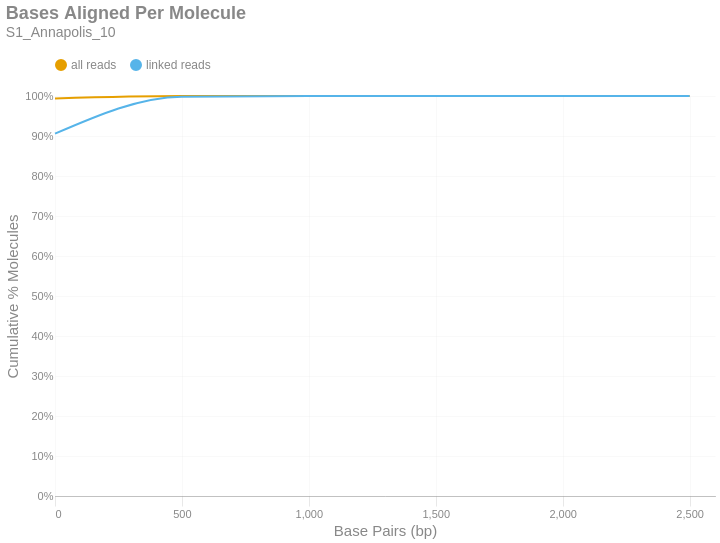

Write notebook code for a chart like this one.
### Markdown cell above
### Bases Aligned Per Molecule
This is a cumulative frequency distribution showing the number of base pairs aligned per unique molecule. These data are shown in 500 bp bins. There are two distributions: one with `all reads` (yellow) and another with only `linked reads` (blue). The percent of molecules in the `linked reads` distribution is relative to the total number of linked molecules.

### Code cell
if SKIPLR:
    print_html(f"Skipped")
else:
    binned_df = consolidated_hist(valids['aligned_bp'], mask, 500, True)
    with SafeRender(binned_df):
        (
            density_plot(binned_df, 'Bases Aligned Per Molecule', samplename, 'basesper')
            .encode(
                x=alt.X('bin:Q', title="Base Pairs (bp)").axis(tickMinStep=500).scale(padding=0),
                y=alt.Y('value:Q', title='Cumulative % Molecules')
                    .axis(format='%')
                    .scale(domain = [0,1])
                    .stack(False),
                color=alt.Color("key:N").scale(domain = ["all reads", "linked reads"]),
                tooltip = [
                    alt.Tooltip("key:N", title = "Data Type"),
                    alt.Tooltip("range_label:N", title="Bases Aligned Per Molecule"),
                    alt.Tooltip("value:Q", format = ".2%", title="% Molecules (Cum.)")
                ]
            )
        ).display()

### Figure 1 — Vega-Lite specification as saved in the notebook (floating-point values rounded to 4 significant figures)
{"width": "container", "height": 400, "config": {"title": {"anchor": "start", "dy": -15, "fontSize": 18, "color": "#888888", "subtitleColor": "#888888", "subtitleFontSize": 14}, "arc": {"fill": "#0072B2"}, "axis": {"domainColor": "#888888", "domainWidth": 0.5, "gridWidth": 0.2, "grid": false, "titleFontWeight": 400, "titleFontSize": 15, "labelFontSize": 11, "labelColor": "#888888", "tickColor": "#888888", "tickWidth": 0.2, "titleColor": "#888888"}, "axisBand": {"grid": false}, "axisX": {"grid": true, "tickSize": 10, "domainCap": "round"}, "axisY": {"domain": false, "grid": true, "tickSize": 0, "domainCap": "round"}, "background": "transparent", "header": {"labelFontSize": 15, "labelColor": "#888888", "titleFontSize": 15, "titleFontWeight": 600, "titleColor": "#888888"}, "legend": {"labelFont": "sans-serif", "labelFontSize": 12, "labelColor": "#888888", "symbolSize": 100, "symbolType": "circle", "titleFontSize": 12, "titlePadding": 10, "titleColor": "#888888", "title": null, "orient": "top"}, "range": {"category": ["#E69F00", "#56B4E9", "#009E73", "#F0E442", "#0072B2", "#D55E00", "#CC79A7", "#000000"], "diverging": ["#cfe8f3", "#a2d4ec", "#73bfe2", "#46abdb", "#1696d2", "#12719e"]}, "area": {"fill": "#0072B2", "fillOpacity": 0.7, "line": true, "strokeOpacity": 0.7}, "line": {"color": "#0072B2", "stroke": "#0072B2", "strokeWidth": 2}, "trail": {"color": "#0072B2", "stroke": "#0072B2", "strokeWidth": 0, "size": 1}, "point": {"filled": true, "fillOpacity": 1.0, "size": 95}, "text": {"color": "#888888", "fontSize": 11, "align": "right", "fontWeight": 400, "size": 11}, "bar": {"fill": "#0072B2", "stroke": null}, "view": {"stroke": null, "continuousWidth": 660, "continuousHeight": 400}}, "data": {"name": "data-38b32b7a5eb73c618ad532b36319c850"}, "mark": {"type": "line", "interpolate": "monotone", "point": {"opacity": 0, "size": 275}}, "encoding": {"color": {"field": "key", "scale": {"domain": ["all reads", "linked reads"]}, "type": "nominal"}, "tooltip": [{"field": "key", "title": "Data Type", "type": "nominal"}, {"field": "range_label", "title": "Bases Aligned Per Molecule", "type": "nominal"}, {"field": "value", "format": ".2%", "title": "% Molecules (Cum.)", "type": "quantitative"}], "x": {"axis": {"tickMinStep": 500}, "field": "bin", "scale": {"padding": 0}, "title": "Base Pairs (bp)", "type": "quantitative"}, "y": {"axis": {"format": "%"}, "field": "value", "scale": {"domain": [0, 1]}, "stack": false, "title": "Cumulative % Molecules", "type": "quantitative"}}, "params": [{"name": "param_c36ac31b6afebe62", "select": {"type": "point", "fields": ["key"]}, "bind": "legend"}], "title": {"text": "Bases Aligned Per Molecule", "subtitle": "S1_Annapolis_10"}, "transform": [{"fold": ["all reads (cumsum)", "linked reads (cumsum)"]}, {"calculate": "replace(datum.key, ' (cumsum)', '')", "as": "key"}, {"filter": {"param": "param_c36ac31b6afebe62"}}], "usermeta": {"embedOptions": {"downloadFileName": "S1_Annapolis_10.basesper"}}, "$schema": "https://vega.github.io/schema/vega-lite/v6.1.0.json", "datasets": {"data-38b32b7a5eb73c618ad532b36319c850": [{"bin": "0.0", "interval": "0.0-500.0", "all reads": 0.9939, "linked reads": 0.9059, "all reads (cumsum)": 0.9939, "linked reads (cumsum)": 0.9059, "range_label": "0-499"}, {"bin": "500.0", "interval": "500.0-1000.0", "all reads": 0.005995, "linked reads": 0.09248, "all reads (cumsum)": 0.9999, "linked reads (cumsum)": 0.9984, "range_label": "500-999"}, {"bin": "1000.0", "interval": "1000.0-1500.0", "all reads": 0.0001002, "linked reads": 0.001535, "all reads (cumsum)": 1.0, "linked reads (cumsum)": 0.9999, "range_label": "1000-1499"}, {"bin": "1500.0", "interval": "1500.0-2000.0", "all reads": 4.752e-06, "linked reads": 7.853e-05, "all reads (cumsum)": 1.0, "linked reads (cumsum)": 1.0, "range_label": "1500-1999"}, {"bin": "2000.0", "interval": "2000.0-2500.0", "all reads": 8.641e-07, "linked reads": 1.428e-05, "all reads (cumsum)": 1.0, "linked reads (cumsum)": 1.0, "range_label": "2000-2499"}, {"bin": "2500.0", "interval": "2500.0-3000.0", "all reads": 4.32e-07, "linked reads": 7.139e-06, "all reads (cumsum)": 1.0, "linked reads (cumsum)": 1.0, "range_label": "2500-2999"}]}}
